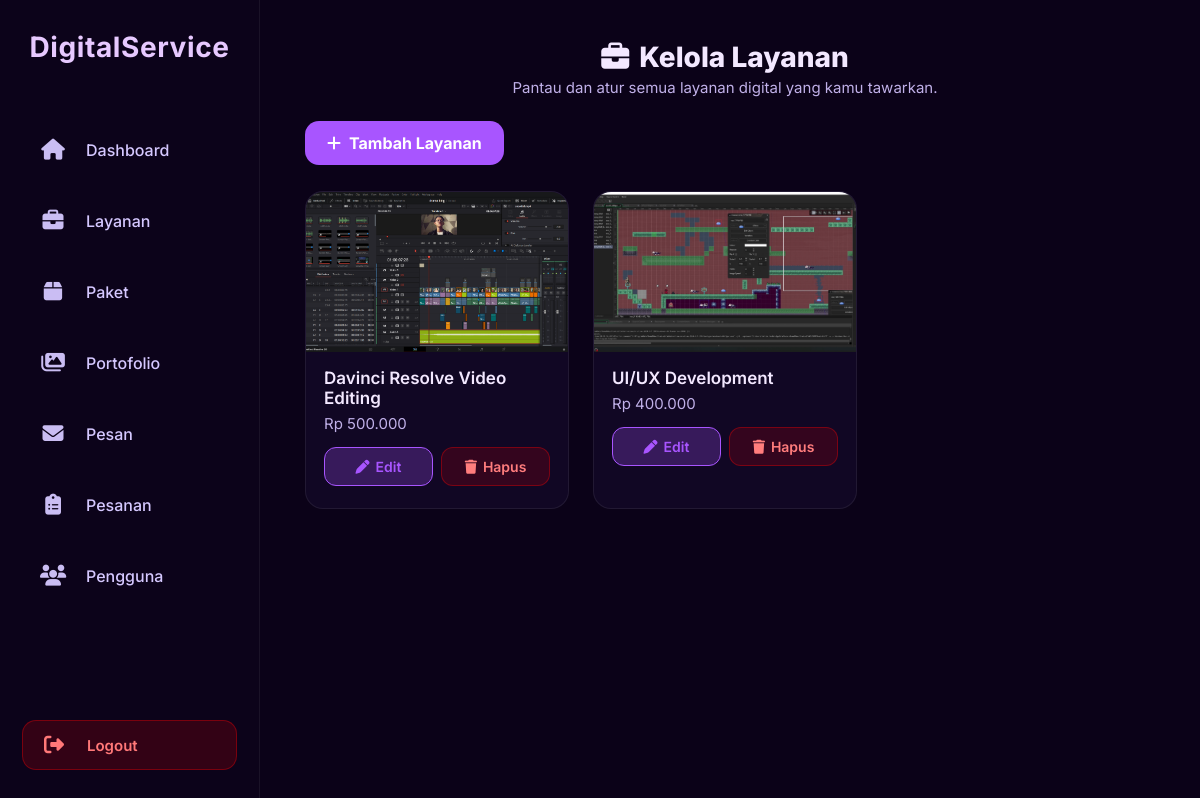
Page /digital_service/public/views/admin/pages/services.php (signed in) on the committed database.
### tables this page shows
CREATE TABLE `services` (
  `id` int(10) UNSIGNED NOT NULL,
  `category_id` int(10) UNSIGNED DEFAULT NULL,
  `title` varchar(150) NOT NULL,
  `description` text NOT NULL,
  `base_price` int(10) UNSIGNED NOT NULL,
  `thumbnail` varchar(255) DEFAULT NULL,
  `is_active` tinyint(1) NOT NULL DEFAULT 1,
  `created_at` datetime NOT NULL DEFAULT current_timestamp()
);

### digital_service/config/app.php (called while the page is built, shortened)
<?php
$BASE_URL = "http://localhost/digital_service/";
?>

### digital_service/public/views/admin/pages/services.php (the view, shortened to what this page needs)
<?php
require_once __DIR__ . "/../../../../config/db.php";
require_once __DIR__ . "/../../../../config/app.php";
$services = [];
$q = $conn->query("SELECT id, title, base_price, thumbnail, created_at FROM services ORDER BY created_at DESC");
if ($q) {
    while ($row = $q->fetch_assoc()) {
        $services[] = $row;
    }
}
?>
<!DOCTYPE html>
<html lang="id">
<head>
    <link rel="stylesheet" href="<?= $BASE_URL ?>public/assets/styles/admin/services.css">
    <link rel="stylesheet" href="https://cdnjs.cloudflare.com/ajax/libs/font-awesome/6.5.0/css/all.min.css">
</head>
<body>
<div class="admin-layout">
    <?php include __DIR__ . "/../layout/sidebar.php"; ?>
    <div class="admin-content">
        <div class="page-header">
            <h1><i class="fa-solid fa-briefcase"></i> Kelola Layanan</h1>
            <p class="subtitle">Pantau dan atur semua layanan digital yang kamu tawarkan.</p>
        </div>
        <a href="<?= $BASE_URL ?>public/views/admin/pages/add_service.php" class="add-service-btn">
            <i class="fa-solid fa-plus"></i> Tambah Layanan
        </a>
        <div class="service-grid-admin">
            <?php if (count($services)): ?>
                <?php foreach ($services as $svc): ?>
                    <div class="service-card-admin">
                        <div class="service-thumb-admin">
                            <?php if ($svc['thumbnail']): ?>
                                <img src="<?= $BASE_URL ?>uploads/services/<?= htmlspecialchars($svc['thumbnail']) ?>"
                                     alt="<?= htmlspecialchars($svc['title']) ?>">
                            <?php else: ?>
                                <div class="no-thumb">
                                    <i class="fa-solid fa-image"></i>
                                </div>
                            <?php endif; ?>
                        </div>
                        <div class="service-info-admin">
                            <h4><?= htmlspecialchars($svc['title']) ?></h4>
                            <p class="price">Rp <?= number_format($svc['base_price'], 0, ',', '.') ?></p>
                            <div class="card-actions">
                                <a href="<?= $BASE_URL ?>public/views/admin/pages/edit_service.php?id=<?= $svc['id'] ?>" class="btn-edit">
                                    <i class="fa-solid fa-pen"></i> Edit
                                </a>
                                <a href="<?= $BASE_URL ?>public/views/admin/actions/service_delete.php?id=<?= $svc['id'] ?>"
                                   class="btn-delete btn-delete-service">
                                    <i class="fa-solid fa-trash"></i> Hapus
                                </a>
                            </div>
                        </div>
                    </div>
                <?php endforeach; ?>
            <?php else: ?>
                <p style="color: var(--text-dim); font-size: 15px; margin-top: 10px;">Belum ada layanan terdaftar.</p>
            <?php endif; ?>
        </div>
    </div>
</div>
</body>
</html>

### digital_service/public/assets/styles/admin/services.css (style rules this page uses)
:root { --bg-main: #0b0218; --bg-elevated: #110724; --border: rgba(255,255,255,0.07); --text: #f3e8ff; --text-dim: #c0b0e8; --accent: #a855ff; --accent-hover: #bb79ff; --danger: #ff4d4d; }
a { text-decoration: none; }
body { background: var(--bg-main); color: var(--text); font-family: "Inter", sans-serif; }
.admin-layout { display: flex; width: 100%; }
.admin-content { flex: 1; margin-left: 250px; padding: 40px 55px; }
.page-header { text-align: center; margin-bottom: 24px; }
.page-header h1 { display: flex; justify-content: center; align-items: center; gap: 10px; font-size: 28px; font-weight: 800; }
.page-header .subtitle { font-size: 15px; color: var(--text-dim); margin-top: 4px; }
.add-service-btn { display: inline-flex; align-items: center; gap: 8px; background: var(--accent); color: #fff; padding: 12px 22px; border-radius: 14px; font-weight: 700; margin-bottom: 26px; transition: .25s ease; }
.service-grid-admin { display: grid; grid-template-columns: repeat(auto-fill,minmax(260px,1fr)); gap: 24px; }
.service-card-admin { background: var(--bg-elevated); border-radius: 18px; overflow: hidden; border: 1px solid var(--border); transition: .25s ease; }
.service-thumb-admin { width: 100%; height: 160px; background: rgba(255,255,255,.05); display: flex; justify-content: center; align-items: center; overflow: hidden; }
.service-thumb-admin img { width: 100%; height: 100%; object-fit: cover; }
.service-info-admin { padding: 16px 18px 22px; }
.service-info-admin h4 { font-size: 17px; font-weight: 600; margin-bottom: 6px; }
.service-info-admin .price { font-size: 15px; color: var(--text-dim); margin-bottom: 14px; }
.card-actions { display: flex; justify-content: space-between; gap: 8px; }
.btn-edit, .btn-delete { flex: 1; padding: 10px 14px; font-size: 14px; border-radius: 12px; display: inline-flex; justify-content: center; align-items: center; gap: 6px; font-weight: 600; transition: .22s ease; }
.btn-edit { background: rgba(168,85,255,.25); border: 1px solid var(--accent); color: var(--accent); }
.btn-delete { background: rgba(255,0,0,.15); border: 1px solid rgba(255,0,0,.35); color: #ff7d7d; }

### digital_service/public/assets/styles/components/sidebar.css (style rules this page uses)
* { margin: 0; padding: 0; box-sizing: border-box; font-family: "Inter", sans-serif }

### rows in the picture
services: thumbnail (picture), title "Davinci Resolve Video Editing", base_price "500.000"
services: thumbnail (picture), title "UI/UX Development", base_price "400.000"
